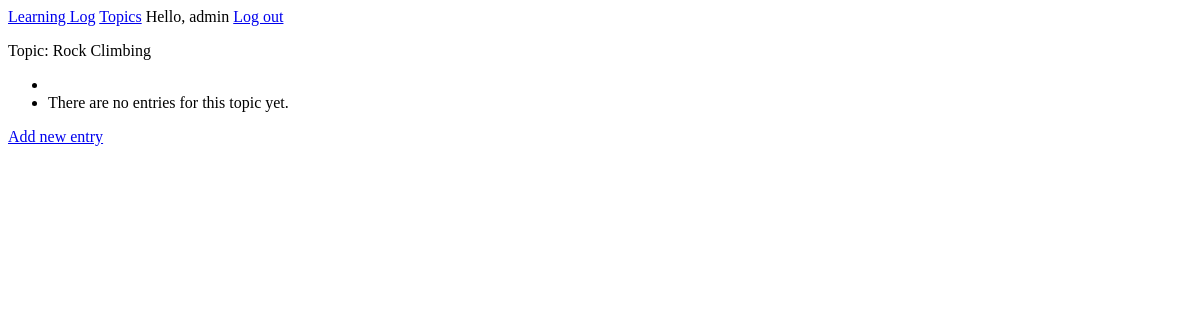
Page /topics/2/ (signed in) on the earlier database version.
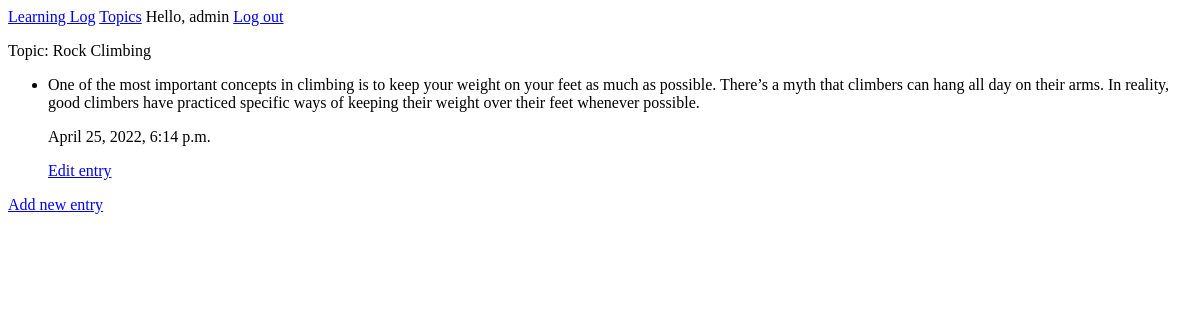
Same page on the later database version.
### MainApp/models.py (models this page shows, shortened)
class Entry(models.Model):
    topic = models.ForeignKey(Topic, on_delete=models.CASCADE)
    text = models.TextField()
    date_added = models.DateTimeField(auto_now_add=True)
    class Meta:
        verbose_name_plural = "entries"

### MainApp/views.py (the view)
# urls.py: path("topics/<int:topic_id>/", views.topic, name="topic"),
@login_required
def topic(request, topic_id):
    topic = Topic.objects.get(id=topic_id)
    if topic.owner != request.user:
        raise Http404
    entries = topic.entry_set.all()
    context = {"topic": topic, "entries": entries}
    return render(request, "MainApp/topic.html", context)

### MainApp/models.py (called while the page is built)
    def __str__(self):
        return self.text

### MainApp/templates/mainapp/topic.html
{% extends "MainApp/base.html" %}
{% block content %}
<p>Topic: {{ topic }} </p>
<ul>
    <li>
        {% for e in entries %}
        <p>{{ e.text }}</p>
        <p>{{ e.date_added }} </p>
        <p><a href="{% url 'MainApp:edit_entry' e.id %}">Edit entry</a></p>
    </li>
    {% empty %}
    <li>There are no entries for this topic yet.
    </li>
    {% endfor %}
</ul>
<p><a href="{% url 'MainApp:new_entry' topic.id %}">Add new entry</a></p>
{% endblock content %}

Differences in the rows shown:
added Entry: text "One of the most important concepts in climbing is to keep your weight on your feet as much as possible. There’s a myth that climbers can hang all day on their arms. In reality, good climbers have practiced specific ways of keeping their weight over their feet whenever possible.", date_added "April 25, 2022, 6:14 p.m."
Other differences:
text no longer shown: "There are no entries for this topic yet."
